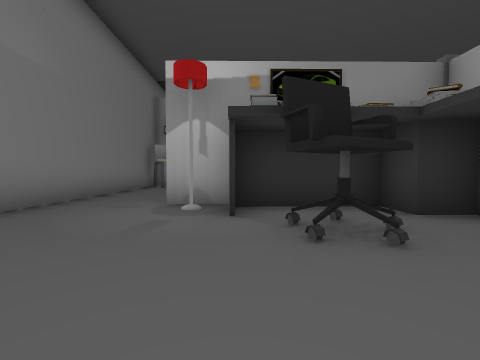
View 1 (above)

19 first-person views from a walk through a scene from a Unity 3-D project. The camera is 1.2 m above the floor, tilts 2° down and sees 90° across. The floor is counted in squares, 2 m on a side. Each view is taken from the middle of a square. On the plan, view 1 faces up. The plan holds only what a view shows up to about 9 squares ahead; the rest is blank. The place goes on beyond the plan. The player character is not drawn. Some animated figures are not drawn.

View 2
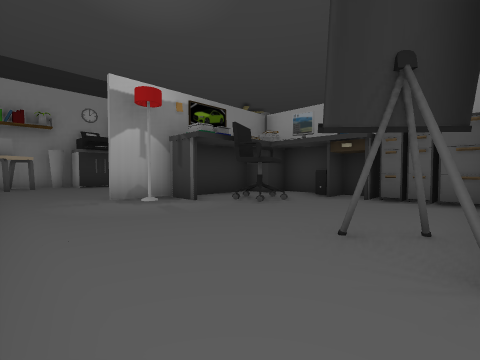

View 3
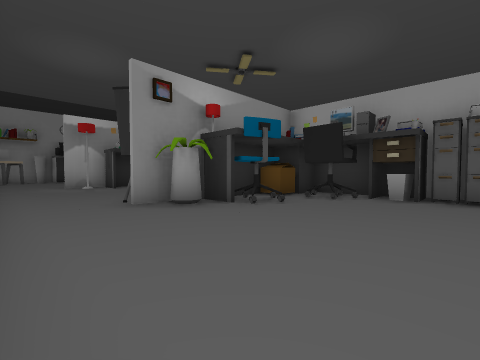

View 4
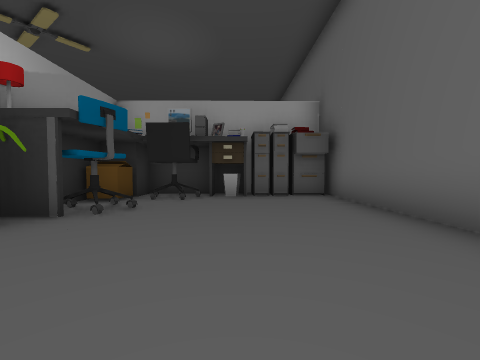

View 5
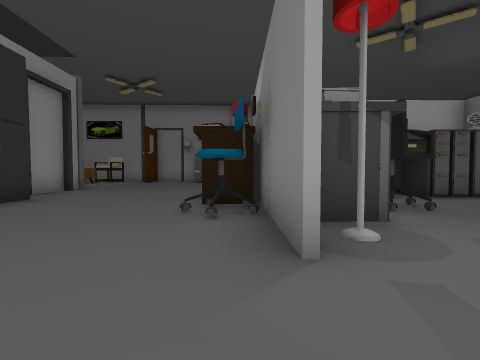

View 6
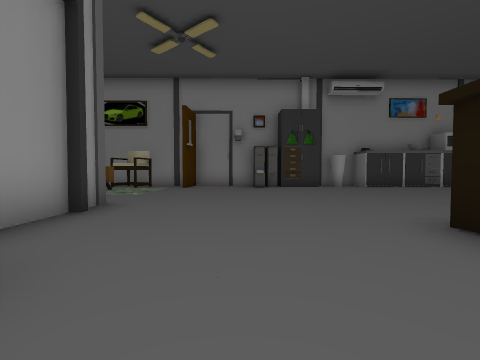

View 7
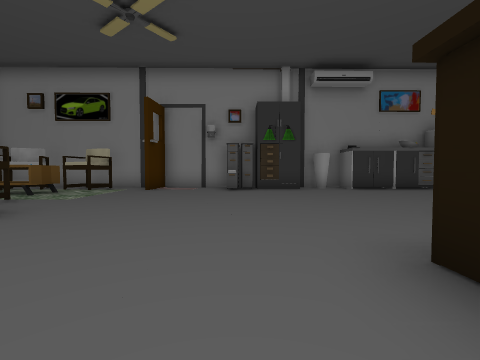

View 8
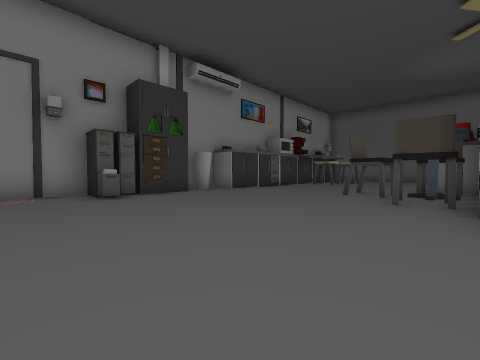

View 9
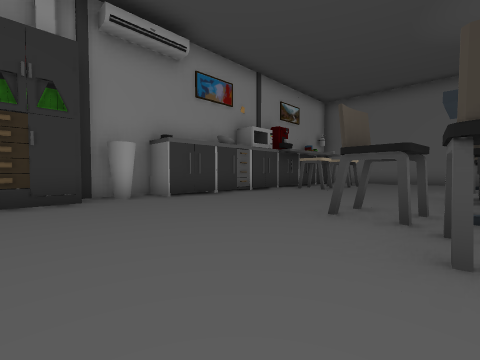

View 10
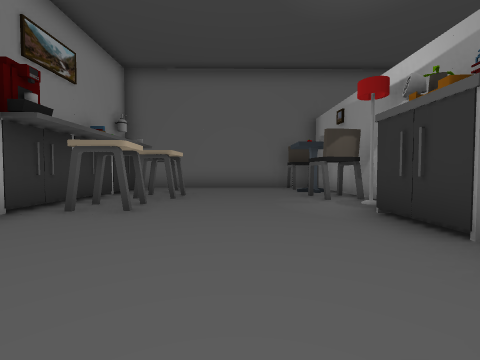

View 11
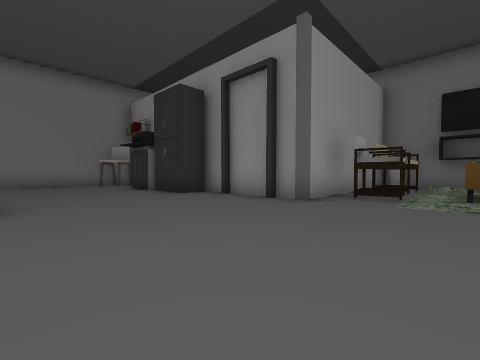

View 12
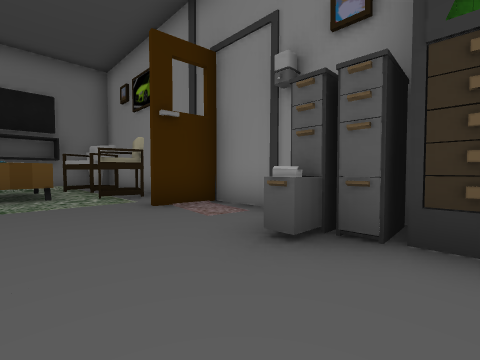

View 13
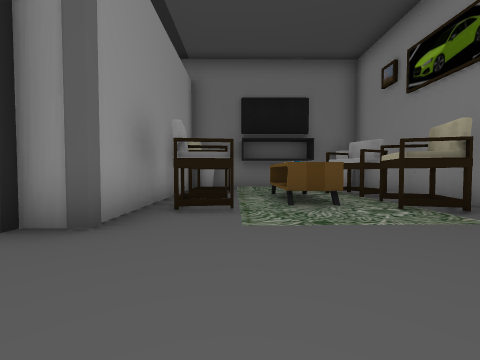

View 14
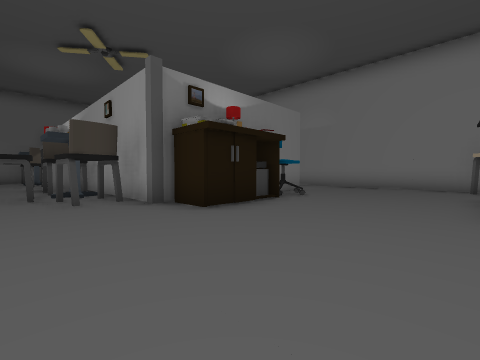

View 15
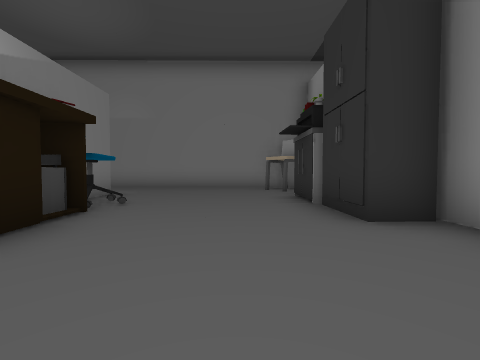

View 16
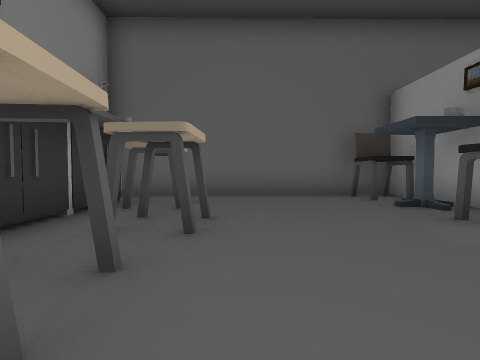

View 17
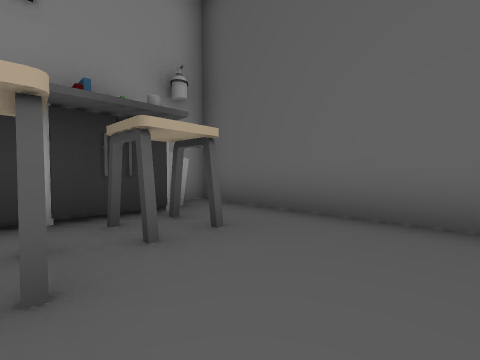

View 18
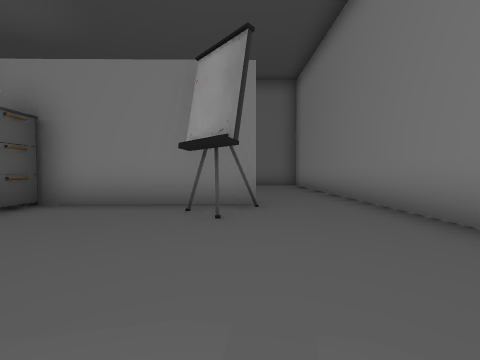

View 19
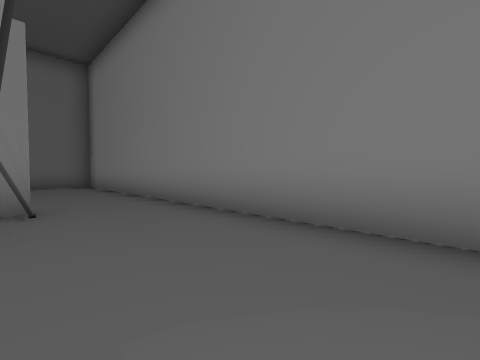

### Floor plan
Points are (right, up) in squares from view 1. A wall is a line through its corners. A room is listed if a view was taken in it or the views show most of it. See-through windows are left out.
Room 1 (views 1, 2, 3, 4, 5, 6, 7, 8, 9, 10, 11, 12, 13, 14, 15, 16, 17, 18, 19)
walls: (2.3, 4.6) (3.9, 4.6) (4, -0.1); (1.5, -1.4) (2.5, -1.4); (-0.5, 4.5) (-1.5, 4.4); (4, -3.1) (4.1, -7.3) (11.4, -7.2) (11.4, -6.7); (0.4, -1.5) (-0.6, -1.5); (-1.5, 4.6) (-0.5, 4.6); (11.2, 7.7) (11.2, 9.2); (2.6, 10.5) (2, 10.5); (4, -5.9) (3.9, -5.1); (-1.7, 10.4) (-3, 10.4); (11.1, 12.1) (11.1, 16.5) (5.3, 16.4); (-3.6, 10) (-3.4, -7.4) (2.4, -7.3); (5.3, 16.1) (5.4, 10.5) (3.3, 10.5)
objects: other object (-3, 9) to (-3, 10); other object (-1, -1); other object (-1, 4); other object (-1, 10) to (0, 10); other object (0, -2); other object (0, 4) to (3, 4); other object (0, 5) to (1, 5); other object (1, -3) to (1, -2); other object (1, 2) to (1, 3); other object (1, 10); other object (2, -2) to (3, -2); other object (2, 5); other object (2, 6); other object (3, -7); other object (3, -6); other object (3, -5); other object (3, -4) to (3, -3); other object (3, -1); other object (3, 0); other object (3, 2); other object (5, -7) to (5, -6); other object (5, -5); other object (5, -4) to (5, -3); other object (5, -2); other object (5, -1) to (5, 0); other object (5, 1); other object (5, 2); other object (5, 3) to (5, 4); other object (6, -2); other object (6, 2); other object (6, 12) to (7, 12); other object (6, 14); other object (6, 16); other object (8, 12) to (8, 13); other object (9, -5); other object (9, -4); other object (9, -2); other object (10, -5); other object (10, -2); other object (10, 7) to (11, 7); other object (10, 10); other object (10, 12); other object (10, 14); other object (11, -6); other object (11, -3); other object (11, 0); other object (11, 1); other object (11, 3); other object (11, 4); other object (11, 6); other object (11, 10); other object (11, 16)

Positions as (right, up) in squares from view 1, and headings:
1: (0, 0), facing up
2: (-3, -1), facing up-right
3: (-3, -6), facing up-right
4: (-3, -5), facing right
5: (-3, 5), facing right
6: (1, 8), facing right
7: (2, 7), facing right
8: (4, 9), facing down-right
9: (5, 6), facing down-right
10: (7, 2), facing down
11: (8, 6), facing up-left
12: (8, 6), facing up-right
13: (7, 8), facing up
14: (6, 9), facing down-left
15: (5, 8), facing left
16: (8, -1), facing down
17: (7, -4), facing down-right
18: (-1, 3), facing down
19: (-1, 3), facing down-left
